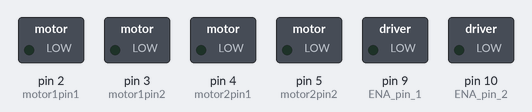
Recording of a sketch running on a simulated Arduino Uno, built with avr-gcc and run on an emulated ATmega328P. Shown: switched loads named in the sketch (green lamp = pin HIGH). What the sketch prints to the serial monitor is not drawn.

Above: at 0.05 s.
At 6.55 s:
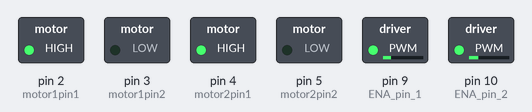
At 13.1 s:
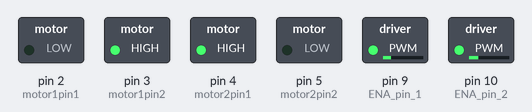
Timing chart, 0 to 15.1 s (numbered marks = the images above):
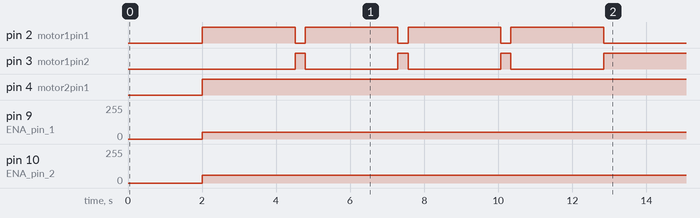

The sketch:

hbridgeV2.ino
```cpp
//1st motor
int motor1pin1 = 2;
int motor1pin2 = 3;
//2nd motor
int motor2pin1 = 4;
int motor2pin2 = 5;

int ENA_pin_1 = 9;
int ENA_pin_2 = 10;

int speed_EN_1 = 50;
int speed_EN_2 = 58;

unsigned long level_time= 0;

unsigned long time_go_right = 275; //time for rotation to the right, 90 degree
unsigned long myMeter = 2500; //time to go 1 meter

void setup() {
  Serial.begin(9600);
  pinMode(motor1pin1, OUTPUT);
  pinMode(motor1pin2, OUTPUT);
  pinMode(motor2pin1, OUTPUT);
  pinMode(motor2pin2, OUTPUT);
  pinMode(ENA_pin_1, OUTPUT);
  pinMode(ENA_pin_2, OUTPUT);
}

void go_forward(int pos_1 = HIGH, int pos_2 = LOW) {
  //clockwise + clockwise,
  digitalWrite(motor1pin1, pos_1);
  digitalWrite(motor1pin2, pos_2);

  digitalWrite(motor2pin1, pos_1);
  digitalWrite(motor2pin2, pos_2);
}

void go_back(int pos_1 = HIGH, int pos_2 = LOW) {
  //anti-clockwise + anti-clockwise
  go_forward(pos_2, pos_1);
}

void go_right(int pos_1 = LOW, int pos_2 = HIGH) {
  //clockwise + anti-clockwise
  digitalWrite(motor1pin1, pos_1);
  digitalWrite(motor1pin2, pos_2);

  digitalWrite(motor2pin1, pos_2);
  digitalWrite(motor2pin2, pos_1);
}

void go_left(int pos_1 = LOW, int pos_2 = HIGH) {
  //anti-clockwise + clockwise
  go_right(pos_2, pos_1);
}

// future optimisation
//void go_forward_right(unsigned long start_time, unsigned long level_time) {
//  while (millis() - start_time < myMeter + level_time) {
//    Serial.println("FORWARD");
//    go_forward();
//  }
//
//  while(millis() - start_time < myMeter + time_go_right + level_time) {
//    Serial.println("RIGHT");
//    go_right();
//  }
//}

void loop() {
  // time to connect a cabel to battery
  delay(2000);
  analogWrite(ENA_pin_1, speed_EN_1);
  analogWrite(ENA_pin_2, speed_EN_2);

  unsigned long start_time = millis();
 //1st
  while (millis() - start_time < myMeter) {
    Serial.println("1 FORWARD");
    Serial.println(millis());
    go_forward();
  }

  while(millis() - start_time  < myMeter + time_go_right) {
    Serial.println("1 RIGHT");
    go_right();
  }

  //2nd
  level_time = myMeter + time_go_right; //time of go_forward+go_right
  while (millis() - start_time < myMeter + level_time) {
     Serial.println("2 FORWARD");
    go_forward();
  }

  while(millis() - start_time < myMeter + time_go_right + level_time) {
    Serial.println("2 RIGHT");
    go_right();
  }

  //3rd
  level_time = myMeter + time_go_right; //time of go_forward+go_right
  level_time = level_time * 2;
  while (millis() - start_time < myMeter + level_time) {
     Serial.println("3 FORWARD");
    go_forward();
  }

  while(millis() - start_time < myMeter + time_go_right + level_time) {
    Serial.println("3 RIGHT");
    go_right();
  }

  //4th
  level_time = myMeter + time_go_right; //time of go_forward+go_right
  level_time = level_time * 3;
  while (millis() - start_time < myMeter + level_time) {
     Serial.println("4 FORWARD");
    go_forward();
  }

  while(millis() - start_time < myMeter + time_go_right + level_time) {
    Serial.println("4 RIGHT");
    go_right();
  }

}
```

Measured:
- by itself, pin 2 (motor1pin1): repeats every 13.1 s: LOW 0.26 s, 2 × (HIGH 2.5 s, LOW 0.27 s), HIGH 2.5 s, LOW 2.3 s, HIGH 2.5 s
- by itself, pin 3 (motor1pin2): repeats every 13.1 s: 2 × (LOW 2.5 s, HIGH 0.27 s), LOW 2.5 s, HIGH 2.3 s, LOW 2.5 s, HIGH 0.26 s
- by itself, pin 4 (motor2pin1): LOW → HIGH at 2.0 s
- by itself, pin 9 (ENA_pin_1): 0/255 → 50/255 at 2.0 s
- by itself, pin 10 (ENA_pin_2): 0/255 → 58/255 at 2.0 s
